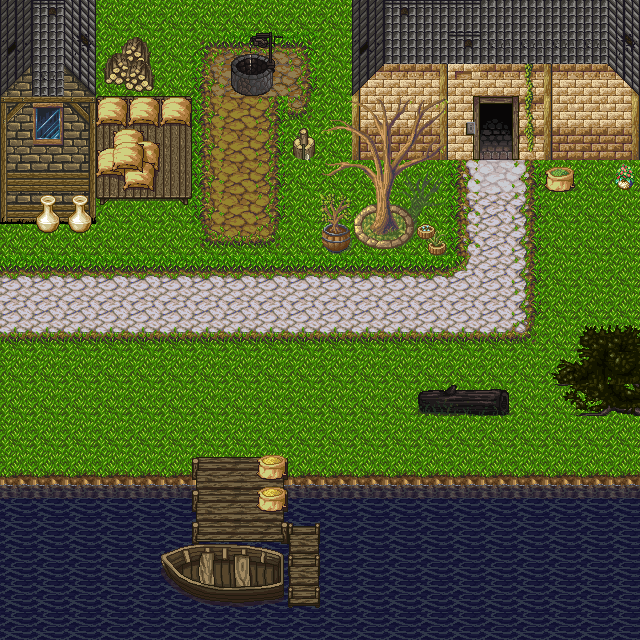

Rendered tile map (Tiled .tmx) drawn with the repository's tilesets; below, a short description and the map source with its tile grids summarised:
An orthogonal 20x20 tile map with 32x32 px tiles, 4 tile layers (Background, Foreground, Environment2, Environment), 4 tilesets and 29 objects (Player).

<map version="1.0" orientation="orthogonal" renderorder="right-down" width="20" height="20" tilewidth="32" tileheight="32" nextobjectid="49">
 <tileset firstgid="1" name="hyptosis_tile-art-batch-1" tilewidth="32" tileheight="32" tilecount="900" columns="30">
  <image source="../tilesets/hyptosis_tile-art-batch-1.png" width="960" height="960" />
 </tileset>
 <tileset firstgid="901" name="PathAndObjects" tilewidth="32" tileheight="32" tilecount="256" columns="16">
  <image source="../tilesets/PathAndObjects.png" width="512" height="512" />
 </tileset>
 <tileset firstgid="1157" name="trees" tilewidth="32" tileheight="32" tilecount="256" columns="16">
  <image source="../tilesets/trees.png" width="512" height="512" />
 </tileset>
 <tileset firstgid="1413" name="town-1" tilewidth="32" tileheight="32" tilecount="256" columns="16">
  <image source="../tilesets/town-1.png" width="512" height="512" />
 </tileset>
 <layer name="Background" width="20" height="20">
  <data>[400 cells, 400 non-empty, 62 distinct tile ids]</data>
 </layer>
 <objectgroup name="Collisions">
  <object id="1" x="522.667" y="67.3333" width="115.333" height="73.3333" />
  <object id="2" x="352.667" y="0" width="118.667" height="140.667" />
  <object id="3" x="481.333" y="-2.66667" width="2" />
  <object id="4" x="477.333" y="0.666667" width="162" height="76.6667" />
  <object id="5" x="-0.666667" y="-1.33333" width="94" height="206" />
  <object id="6" x="0" y="408.667" width="34.6667" height="232" />
  <object id="7" x="38.6667" y="482.667" width="152.667" height="159.333" />
  <object id="8" x="194" y="547.333" width="95.3333" height="95.3333" />
  <object id="10" x="348.667" y="493.333" width="292" height="138.667" />
  <object id="11" x="322.667" y="524" width="34.6667" height="116.667" />
  <object id="13" x="278.667" y="602" width="96.6667" height="43.3333" />
  <object id="14" x="290.667" y="478.667" width="351.333" height="26.6667" />
  <object id="15" x="542" y="166.667" width="33.3333" height="11.3333" />
  <object id="16" x="616" y="164" width="15.3333" height="12.6667" />
  <object id="17" x="318.667" y="225.333" width="34.6667" height="14.6666" />
  <object id="18" x="416.667" y="224" width="16" height="7.99997" />
  <object id="19" x="430.666" y="242.667" width="14" height="4.6667" />
  <object id="20" x="350" y="202" width="66.6666" height="26.667" />
  <object id="21" x="230.667" y="65.3334" width="42.6667" height="12.6666" />
  <object id="22" x="292" y="129.333" width="23.3333" height="13.3334" />
  <object id="23" x="96" y="95.3334" width="98" height="14.6667" />
  <object id="25" x="104" y="60.6667" width="55.3333" height="18.6667" />
  <object id="28" x="98" y="130.667" width="64" height="45.3333" />
  <object id="29" x="467.333" y="2.66667" width="42.6667" height="88.6667" />
  <object id="39" x="558" y="364.667" width="79.3333" height="52" />
  <object id="44" x="417.333" y="386" width="94" height="14" />
  <object id="46" x="256.667" y="452.667" width="31.3333" height="42.6667" />
 </objectgroup>
 <objectgroup color="#00ff00" name="SpawnPoints">
  <object id="31" name="Player" x="486.749" y="160.833" width="3" height="3">
   <ellipse />
  </object>
 </objectgroup>
 <objectgroup name="Enemies" />
 <objectgroup name="Doors">
  <object id="48" x="483.667" y="119.667" width="26" height="35.6667">
   <properties>
    <property name="Destination" value="map1" />
   </properties>
  </object>
 </objectgroup>
 <layer name="Foreground" width="20" height="20">
  <data>[400 cells, 25 non-empty, 25 distinct tile ids]</data>
 </layer>
 <layer name="Environment2" width="20" height="20">
  <data>[400 cells, 32 non-empty, 32 distinct tile ids]</data>
 </layer>
 <layer name="Environment" width="20" height="20">
  <data>[400 cells, 41 non-empty, 36 distinct tile ids]</data>
 </layer>
</map>
